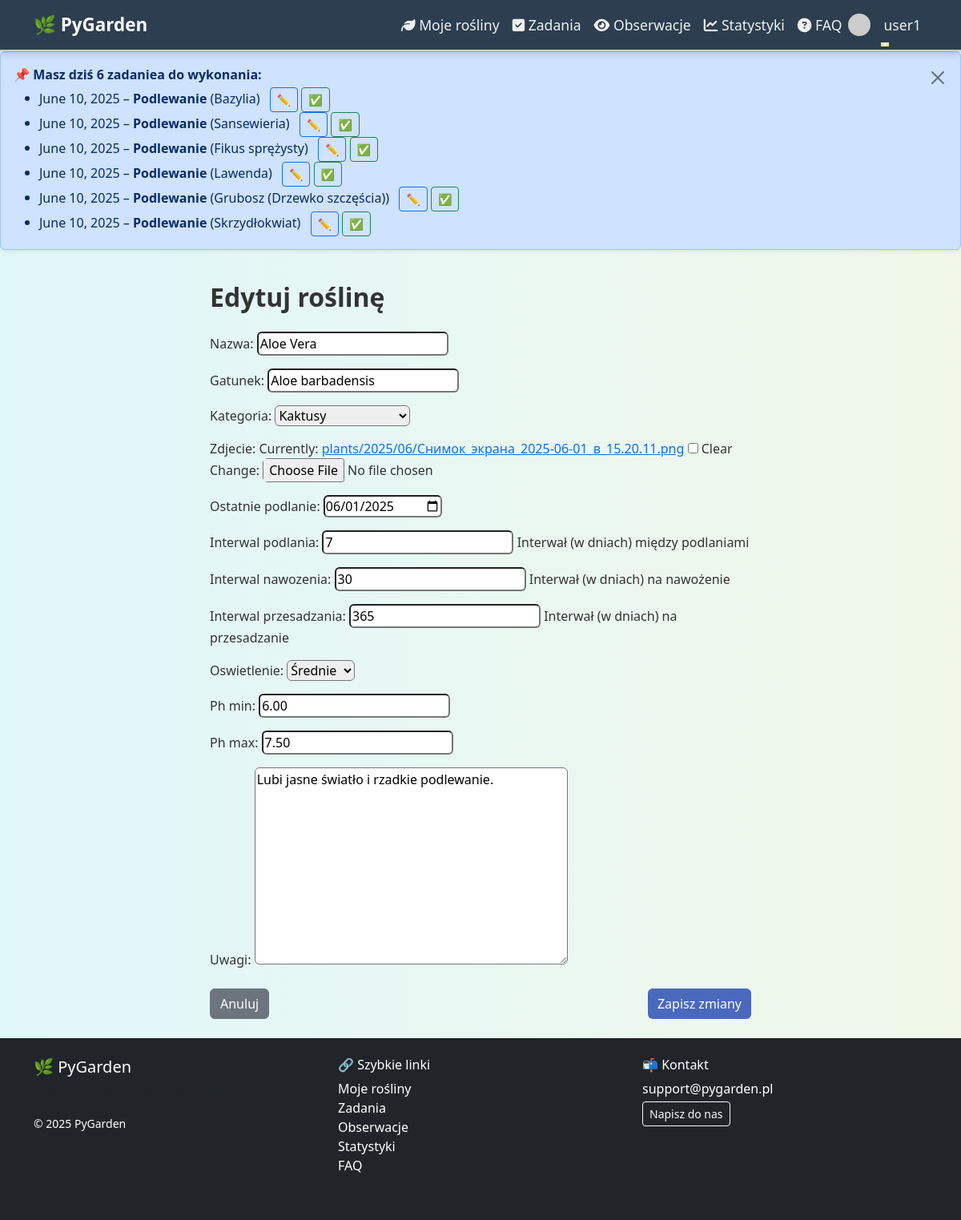
The app's page /rosliny/2/edytuj/ (signed in) with its own data.
### apps/scheduler/models.py (models this page shows, shortened)
class Task(models.Model):
    plant = models.ForeignKey(Plant, on_delete=models.CASCADE, related_name='zadania')
    user = models.ForeignKey(User, on_delete=models.CASCADE, related_name='zadania')
    typ = models.ForeignKey(TaskType, on_delete=models.SET_NULL, null=True)
    opis = models.TextField(blank=True, null=True)
    data = models.DateField()
    wykonane = models.BooleanField(default=False)
    class Meta:
        verbose_name = 'Zadanie'
        verbose_name_plural = 'Zadania'
        ordering = ['data']

class TaskType(models.Model):
    nazwa = models.CharField(max_length=100, unique=True)
    class Meta:
        verbose_name = 'Typ zadania'
        verbose_name_plural = 'Typy zadań'

### apps/plants/models.py (models this page shows, shortened)
class Plant(models.Model):
    LIGHT_CHOICES = [
        ('low', 'Niskie'),
        ('medium', 'Średnie'),
        ('high', 'Wysokie'),
    ]
    user = models.ForeignKey(User, on_delete=models.CASCADE, related_name='plants')
    nazwa = models.CharField(max_length=255)                   # название растения
    gatunek = models.CharField(max_length=255, blank=True)     # «gatunek» = вид (опционально)
    kategoria = models.ForeignKey(
        Category,
        on_delete=models.SET_NULL,
        null=True,
        blank=True
    )                                                         # категория (связь «многие-ко-многим» упрощена)
    zdjecie = models.ImageField(upload_to='plants/%Y/%m/', blank=True, null=True)
    data_dodania = models.DateField(auto_now_add=True)         # дата добавления (автоматически)
    ostatnie_podlanie = models.DateField(null=True, blank=True)  # дата последнего полива
    interwal_podlania = models.PositiveIntegerField(
        default=7,
        help_text='Interwał (w dniach) między podlaniami'
    )
    interwal_nawozenia = models.PositiveIntegerField(
        default=30,
        help_text='Interwał (w dniach) na nawożenie'
    )
    interwal_przesadzania = models.PositiveIntegerField(
        default=365,
        help_text='Interwał (w dniach) na przesadzanie'
    )
    oswietlenie = models.CharField(
        max_length=10,
        choices=LIGHT_CHOICES,
        default='medium'
    )
    ph_min = models.DecimalField(max_digits=4, decimal_places=2, null=True, blank=True)
    ph_max = models.DecimalField(max_digits=4, decimal_places=2, null=True, blank=True)
    uwagi = models.TextField(blank=True, null=True)            # заметки/комментарии
    class Meta:
        verbose_name = 'Roślina'
        verbose_name_plural = 'Rośliny'

class Category(models.Model):
    nazwa = models.CharField(max_length=100, unique=True)
    def __str__(self):
        return self.nazwa
    class Meta:
        verbose_name = 'Kategoria'
        verbose_name_plural = 'Kategorie'

### apps/plants/views.py (the view)
# urls.py: path('<int:pk>/edytuj/', views.PlantUpdateView.as_view(), name='edit'),
class PlantUpdateView(LoginRequiredMixin, UserPassesTestMixin, UpdateView):
    model = Plant
    form_class = PlantForm
    template_name = 'plants/plant_form.html'
    success_url = reverse_lazy('plants:list')
    def test_func(self):
        return self.get_object().user == self.request.user

### apps/plants/forms.py
class PlantForm(forms.ModelForm):
    class Meta:
        model = Plant
        fields = [
            'nazwa',
            'gatunek',
            'kategoria',
            'zdjecie',
            'ostatnie_podlanie',
            'interwal_podlania',
            'interwal_nawozenia',
            'interwal_przesadzania',
            'oswietlenie',
            'ph_min',
            'ph_max',
            'uwagi',
        ]
        widgets = {
            'ostatnie_podlanie': forms.DateInput(attrs={'type': 'date'}),
        }

### apps/scheduler/context_processors.py (called while the page is built)
def todays_tasks(request):
    if request.user.is_authenticated:
        tasks_today = Task.objects.filter(
            user=request.user,
            data=date.today(),
            wykonane=False
        ).select_related('typ', 'plant')
    else:
        tasks_today = []
    return {'tasks_today': tasks_today}

### templates/plants/plant_form.html (shortened to what this page needs)
{% extends 'base.html' %}
{% load static %}
{% block content %}
<div class="container" style="max-width: 700px;">
    <h2 class="fw-bold mb-4">
        {% if object %}Edytuj roślinę{% else %}Dodaj roślinę{% endif %}
    </h2>
    <form method="post" enctype="multipart/form-data" class="needs-validation">
        {{ form.as_p }}
        <div class="mt-4 d-flex justify-content-between">
            <a href="{% url 'plants:list' %}" class="btn btn-secondary">Anuluj</a>
            <button type="submit" class="btn btn-primary">
                {% if object %}Zapisz zmiany{% else %}Dodaj{% endif %}
            </button>
        </div>
    </form>
</div>
{% endblock %}

### templates/base.html (shortened to what this page needs)
<!DOCTYPE html>
<html lang="pl">
{% load static %}
<head>
  <link href="https://cdn.jsdelivr.net/npm/bootstrap@5.3.0/dist/css/bootstrap.min.css" rel="stylesheet" />
  <link rel="stylesheet" href="https://cdnjs.cloudflare.com/ajax/libs/font-awesome/6.5.0/css/all.min.css" />
  <link rel="stylesheet" href="{% static 'css/style.css' %}" />
  <link href="https://cdn.jsdelivr.net/npm/fullcalendar@6.1.10/index.global.min.css" rel="stylesheet">
</head>
<body class="d-flex flex-column min-vh-100">
<nav class="navbar navbar-expand-lg navbar-animate sticky-top">
  <div class="container" style="overflow: visible;">
    <a class="navbar-brand" href="{% url 'plants:list' %}">🌿 PyGarden</a>
    <div class="collapse navbar-collapse" id="navbarNav">
      <ul class="navbar-nav ms-auto">
        {% if user.is_authenticated %}
          <li class="nav-item"><a class="nav-link" href="{% url 'plants:list' %}"><i class="fa fa-leaf"></i> Moje rośliny</a></li>
          <li class="nav-item"><a class="nav-link" href="{% url 'tasks:calendar' %}"><i class="fa fa-check-square"></i> Zadania</a></li>
          <li class="nav-item"><a class="nav-link" href="{% url 'observations:list' %}"><i class="fa fa-eye"></i> Obserwacje</a></li>
          <li class="nav-item"><a class="nav-link" href="{% url 'analytics:statistics' %}"><i class="fa fa-chart-line"></i> Statystyki</a></li>
          <li class="nav-item"><a class="nav-link" href="{% url 'faq' %}"><i class="fa fa-question-circle"></i> FAQ</a></li>
          <li class="nav-item dropdown d-flex align-items-center gap-2">
            <img src="https://www.gravatar.com/avatar/?s=28&d=identicon" class="rounded-circle" style="width: 28px; height: 28px;" alt="avatar">
            <a class="nav-link dropdown-toggle" href="#" id="userDropdown" data-bs-toggle="dropdown">{{ user.username }}</a>
          </li>
        {% else %}
          <li class="nav-item"><a class="nav-link" href="{% url 'accounts:login' %}">Zaloguj się</a></li>
          <li class="nav-item"><a class="nav-link" href="{% url 'accounts:register' %}">Rejestracja</a></li>
        {% endif %}
      </ul>
    </div>
  </div>
</nav>
{% if tasks_today %}
<div class="alert alert-primary d-flex justify-content-between align-items-start fade show shadow-sm" role="alert" id="task-alert" style="animation: fade-in 0.5s ease-out;">
  <div>
    <strong>📌 Masz dziś {{ tasks_today|length }} zadanie{{ tasks_today|length|pluralize:"e,a" }} do wykonania:</strong>
    <ul class="mb-0 mt-1">
      {% for task in tasks_today %}
        <li>
          {{ task.data }} – <strong>{{ task.typ.nazwa }}</strong> ({{ task.plant.nazwa }})
          <a href="{% url 'tasks:edit' task.pk %}" class="btn btn-sm btn-outline-primary ms-2">✏️</a>
          {% if not task.wykonane %}
            <a href="{% url 'tasks:mark_done' task.pk %}" class="btn btn-sm btn-outline-success">✅</a>
          {% endif %}
        </li>
      {% endfor %}
    </ul>
  </div>
  <button type="button" class="btn-close ms-3 mt-1" data-bs-dismiss="alert" aria-label="Close"></button>
</div>
{% endif %}
<div class="container py-4 flex-grow-1">
  {% block content %}{% endblock %}
</div>
<footer class="bg-dark text-white mt-auto py-4">
  <div class="container">
    <div class="row">
      <div class="col-md-4 mb-3">
        <h5>🌿 PyGarden</h5>
        <p class="text-muted">Twoje centrum opieki nad roślinami</p>
        <p class="small">&copy; 2025 PyGarden</p>
      </div>
      <div class="col-md-4 mb-3">
        <h6>🔗 Szybkie linki</h6>
        <ul class="list-unstyled">
          <li><a href="{% url 'plants:list' %}" class="text-white text-decoration-none">Moje rośliny</a></li>
          <li><a href="{% url 'tasks:calendar' %}" class="text-white text-decoration-none">Zadania</a></li>
          <li><a href="{% url 'observations:list' %}" class="text-white text-decoration-none">Obserwacje</a></li>
          <li><a href="{% url 'analytics:statistics' %}" class="text-white text-decoration-none">Statystyki</a></li>
          <li><a href="{% url 'faq' %}" class="text-white text-decoration-none">FAQ</a></li>
        </ul>
      </div>
      <div class="col-md-4 mb-3">
        <h6>📬 Kontakt</h6>
        <p class="mb-1">support@pygarden.pl</p>
        <a href="mailto:support@pygarden.pl" class="btn btn-outline-light btn-sm">Napisz do nas</a>
      </div>
    </div>
  </div>
</footer>
</body>
</html>

### static/css/style.css (style rules this page uses)
body { background: linear-gradient(to right, #e0f7fa, #f1f8e9); font-family: 'Segoe UI', sans-serif; color: #333; transition: background-color 0.3s ease, color 0.3s ease; }
h2 { font-weight: 600; }
.btn-primary { background-color: #4a69bd; border: none; }
input, select, textarea { border-radius: 6px !important; }
.navbar { background-color: #2c3e50 !important; box-shadow: 0 2px 10px rgba(0, 0, 0, 0.2); border-bottom: 2px solid #ccc; transition: all 0.4s ease; z-index: 1000; position: relative; }
.navbar-animate { transform: translateY(-100%); opacity: 0; animation: navbarDropIn 0.7s ease-out forwards; }
.navbar .nav-link { color: #f1f1f1 !important; font-weight: 500; font-size: 1.1rem; padding: 0.6rem 1rem; transition: all 0.3s ease; position: relative; }
.navbar .nav-link::after { content: ''; display: block; width: 0; height: 2px; background: #ffe66d; transition: width 0.3s; position: absolute; bottom: -4px; left: 0; }
.navbar .navbar-brand { font-size: 1.4rem; font-weight: bold; color: #ffffff !important; transition: all 0.3s ease; }

### records on screen
Task: data "June 10, 2025", typ.nazwa "Podlewanie", plant.nazwa "Bazylia"
Task: data "June 10, 2025", typ.nazwa "Podlewanie", plant.nazwa "Sansewieria"
Task: data "June 10, 2025", typ.nazwa "Podlewanie", plant.nazwa "Fikus sprężysty"
Task: data "June 10, 2025", typ.nazwa "Podlewanie", plant.nazwa "Lawenda"
Task: data "June 10, 2025", typ.nazwa "Podlewanie", plant.nazwa "Grubosz (Drzewko szczęścia)"
Task: data "June 10, 2025", typ.nazwa "Podlewanie", plant.nazwa "Skrzydłokwiat"
Plant: nazwa "Aloe Vera", gatunek "Aloe barbadensis", kategoria "Kaktusy", ostatnie_podlanie "06/01/2025", interwal_podlania "7", interwal_nawozenia "30", interwal_przesadzania "365", oswietlenie "Średnie", ph_min "6.00", ph_max "7.50", uwagi "Lubi jasne światło i rzadkie podlewanie."

### other values on screen
{{ user.username }} "user1"
{{ tasks_today|length }} "6"
